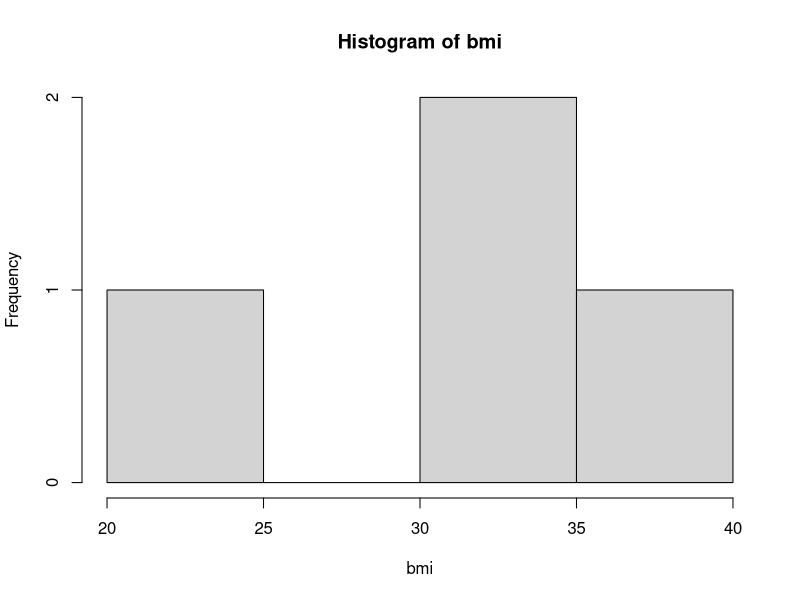

Write the R code that produced this figure.
x <- c(2, 3, 4, 5) # A set of four whole numbers

fruit <- c("apple", "orange", "banana", "pear") # A set of four character values

gender <- c("male", "female") # A set of two character values

TF <- c("TRUE", "FALSE") # A set of two logical values

y <- 2 * x

# Another example: just a comment

ht <- c(1.2, 1.3, 1.5, 1.7) # height in meter
wt <- c(50, 65, 76, 65) # weight in kg

bmi <- wt / ht^2  # weight in kg/ (height in meter)^2

bmi  # view the bmi values

hist(bmi) # create a histogram of four bmi values
